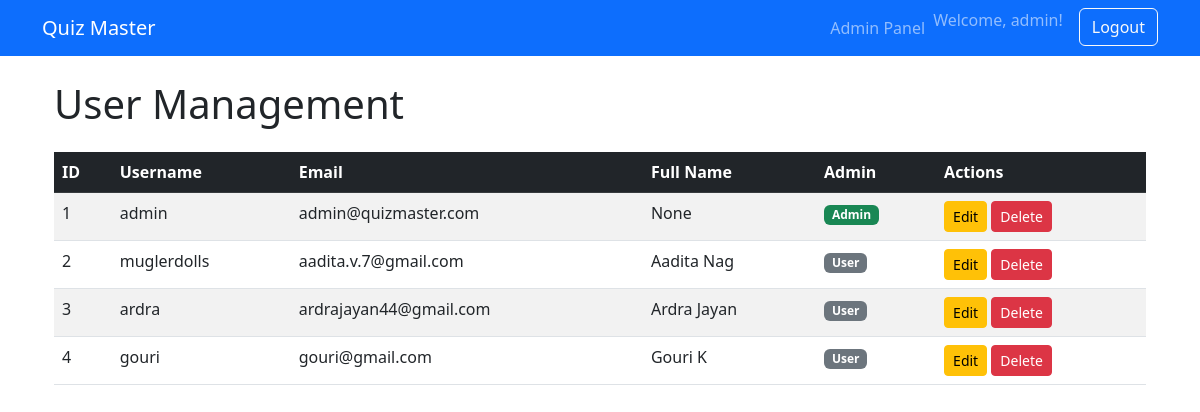
Page /admin/manage-users (signed in) on the earlier database version.
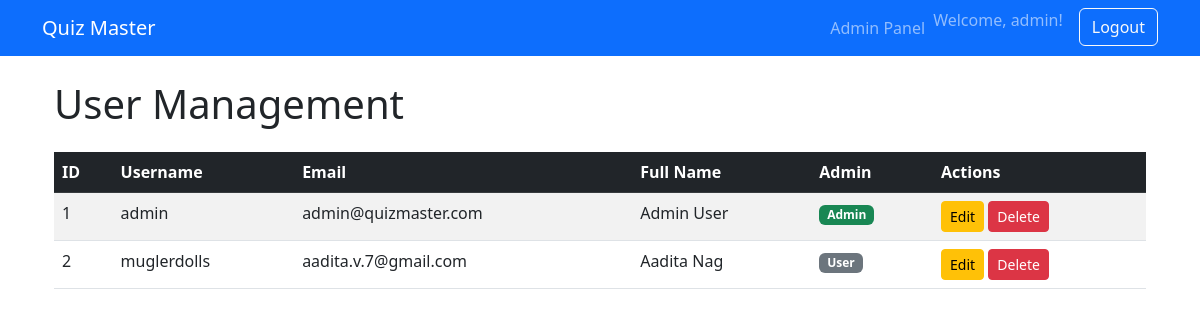
Same page on the later database version.
### app/models.py (models this page shows)
class User(db.Model, UserMixin):
    id = db.Column(db.Integer, primary_key=True)
    username = db.Column(db.String(100), unique=True, nullable=False)
    email = db.Column(db.String(150), unique=True, nullable=False)
    password = db.Column(db.String(200), nullable=False)
    full_name = db.Column(db.String(150), nullable=True)
    qualification = db.Column(db.String(100))
    dob = db.Column(db.Date)
    is_admin = db.Column(db.Boolean, default=False)
    scores = db.relationship('Score', back_populates='user', cascade='all, delete-orphan')
    def is_administrator(self):
        return self.is_admin

### app/admin.py (the view)
@admin.route('/manage-users')
def manage_users():
    users = User.query.all()
    return render_template('admin/manage_users.html', users=users)

### app/admin.py (called while the page is built)
@admin.before_request
@login_required
def require_admin():
    print(f"Checking admin access for user: {current_user.email}, is_admin: {getattr(current_user, 'is_administrator', None)}")
    if not getattr(current_user, 'is_administrator', lambda: False)():
        flash('Admin access required', 'danger')
        return redirect(url_for('main.dashboard'))

### app/routes.py (called while the page is built)
@login_manager.user_loader
def load_user(user_id):
    return User.query.get(int(user_id))

### app/templates/admin/manage_users.html (shortened to what this page needs)
{% extends "base.html" %}
{% block content %}
<div class="container">
    <h1 class="my-4">User Management</h1>
    <div class="table-responsive">
        <table class="table table-striped table-hover">
            <thead class="table-dark">
                <tr>
                    <th>ID</th>
                    <th>Username</th>
                    <th>Email</th>
                    <th>Full Name</th>
                    <th>Admin</th>
                    <th>Actions</th>
                </tr>
            </thead>
            <tbody>
                {% for user in users %}
                <tr>
                    <td>{{ user.id }}</td>
                    <td>{{ user.username }}</td>
                    <td>{{ user.email }}</td>
                    <td>{{ user.full_name }}</td>
                    <td>
                        {% if user.is_admin %}
                            <span class="badge bg-success">Admin</span>
                        {% else %}
                            <span class="badge bg-secondary">User</span>
                        {% endif %}
                    </td>
                    <td>
                        <a href="#" class="btn btn-sm btn-warning">Edit</a>
                        <a href="#" class="btn btn-sm btn-danger">Delete</a>
                    </td>
                </tr>
                {% endfor %}
            </tbody>
        </table>
    </div>
</div>
{% endblock %}

### app/templates/base.html (shortened to what this page needs)
<!DOCTYPE html>
<html>
<head>
    <link rel="stylesheet" href="https://cdn.jsdelivr.net/npm/bootstrap@5.3.0/dist/css/bootstrap.min.css">
</head>
<body>
    <nav class="navbar navbar-expand-lg navbar-dark bg-primary">
        <div class="container">
            <a class="navbar-brand" href="{{ url_for('main.dashboard') }}">Quiz Master</a>
            <div class="collapse navbar-collapse" id="navbarNav">
                <ul class="navbar-nav ms-auto">
                    {% if current_user.is_authenticated %}
                        {% if current_user.is_administrator() %}
                        <li class="nav-item">
                            <a class="nav-link" href="{{ url_for('admin.admin_dashboard') }}">Admin Panel</a>
                        </li>
                        {% endif %}
                        <li class="nav-item">
                            <span class="navbar-text me-3">Welcome, {{ current_user.username }}!</span>
                        </li>
                        <li class="nav-item">
                            <a class="btn btn-outline-light" href="{{ url_for('main.logout') }}">Logout</a>
                        </li>
                    {% endif %}
                </ul>
            </div>
        </div>
    </nav>
    <div class="container mt-4">
        {% block content %}{% endblock %}
    </div>
</body>
</html>

Differences in the rows shown:
removed User: id "3", username "ardra", email "ardrajayan44@gmail.com", full_name "Ardra Jayan", is_admin "User"
removed User: id "4", username "gouri", email "gouri@gmail.com", full_name "Gouri K", is_admin "User"
changed User "admin": full_name "None" → "Admin User"
